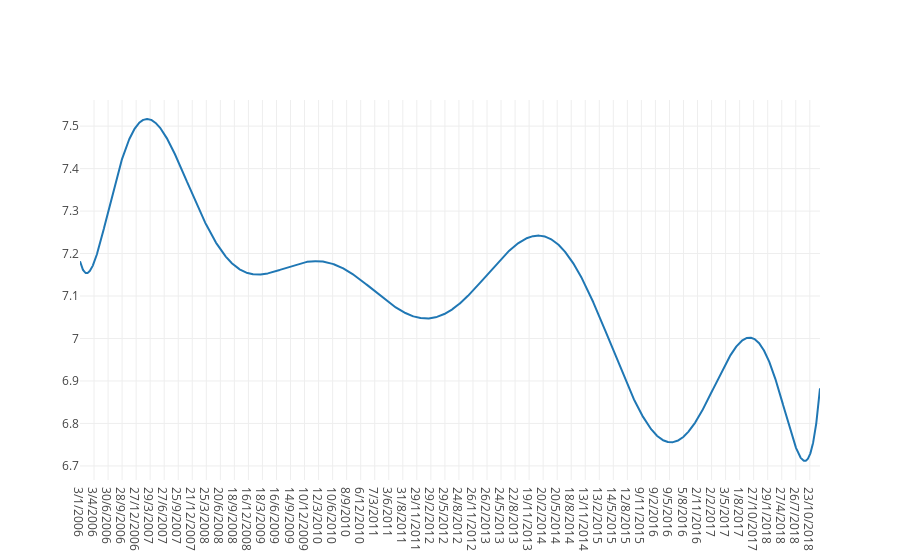

The cell this chart's notebook holds for it:
### Markdown cell above
#### Combining the 2 Datasets and Do Analysis

### Code cell
US_Combine = combine_the_data_Stocks_n_LL(US_Resulting_Stocks_Data, US_LL)
US_Combine.head()

### Figure 1 — Plotly figure (JSON) as saved in the notebook; plotly's stock layout.template omitted (floating-point values rounded to 4 significant figures; data arrays with more than 128 entries replaced by an {"elided": "..."} marker saying what was removed)
{"data": [{"type": "scatter", "uid": "7cbd25f5-587d-4af5-b6d6-5213a14ac676", "x": {"elided": "3270 str values"}, "y": {"elided": "3270 float values"}}], "layout": {}}
